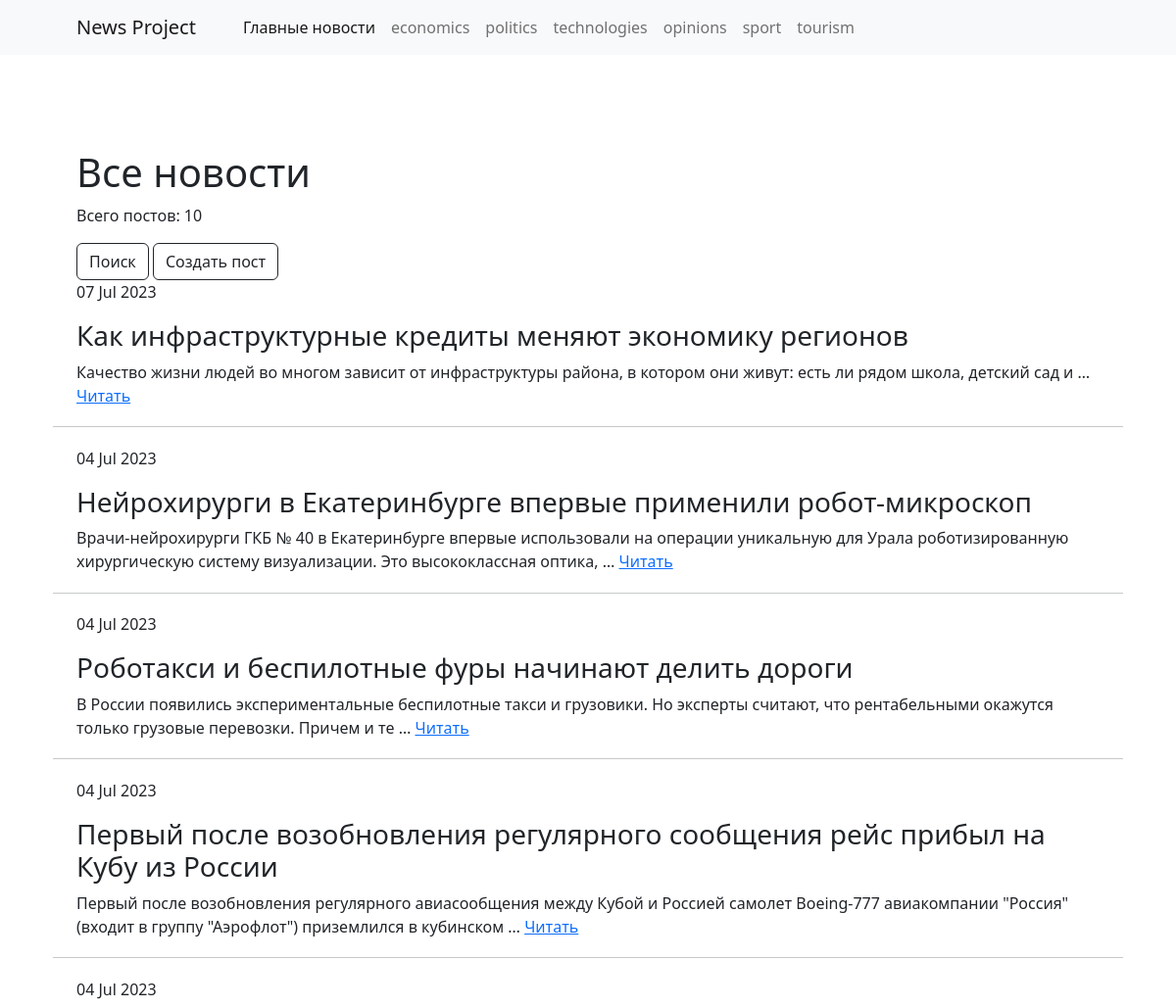
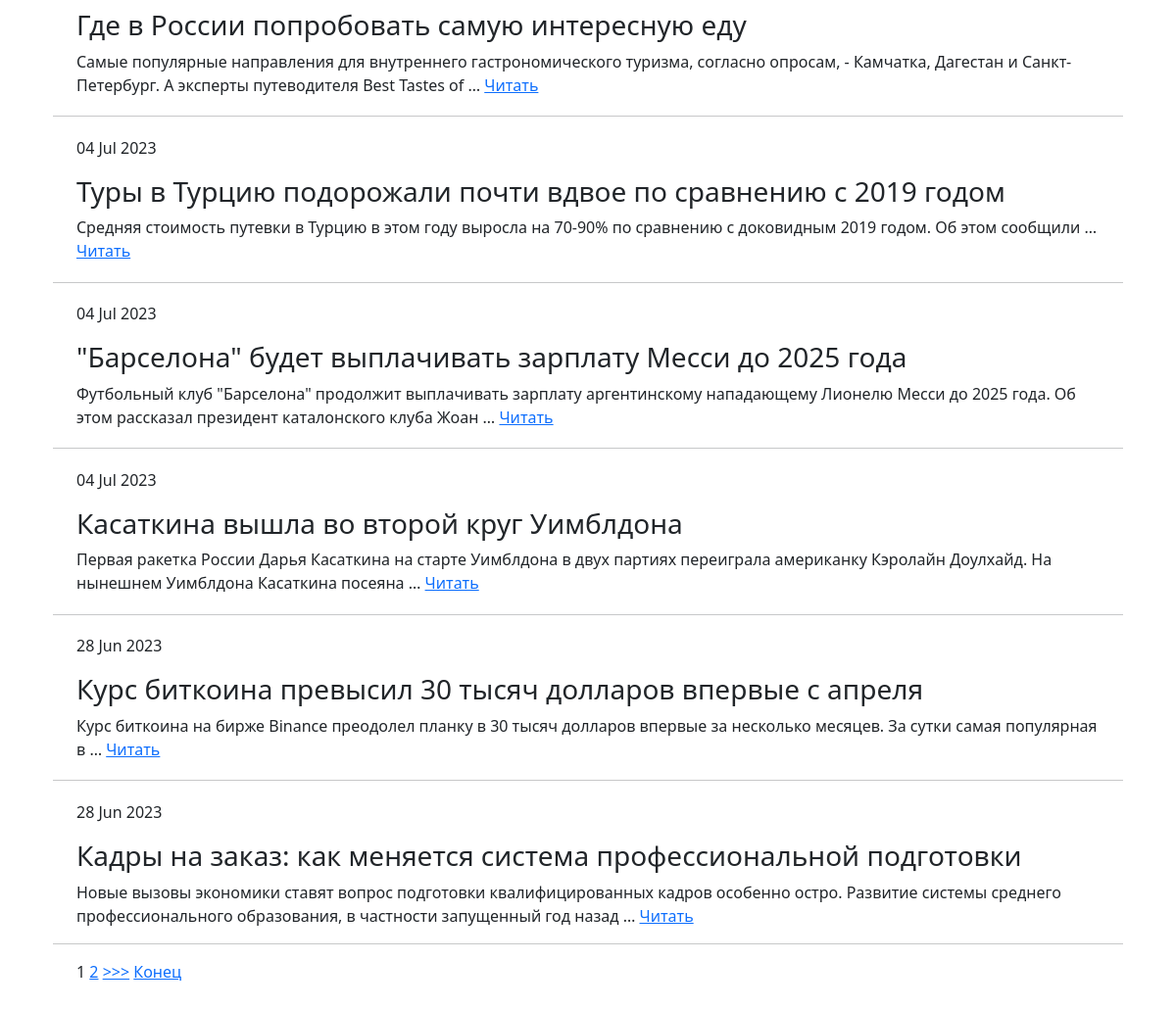
The app's page /, older data (2 pictures, top to bottom).
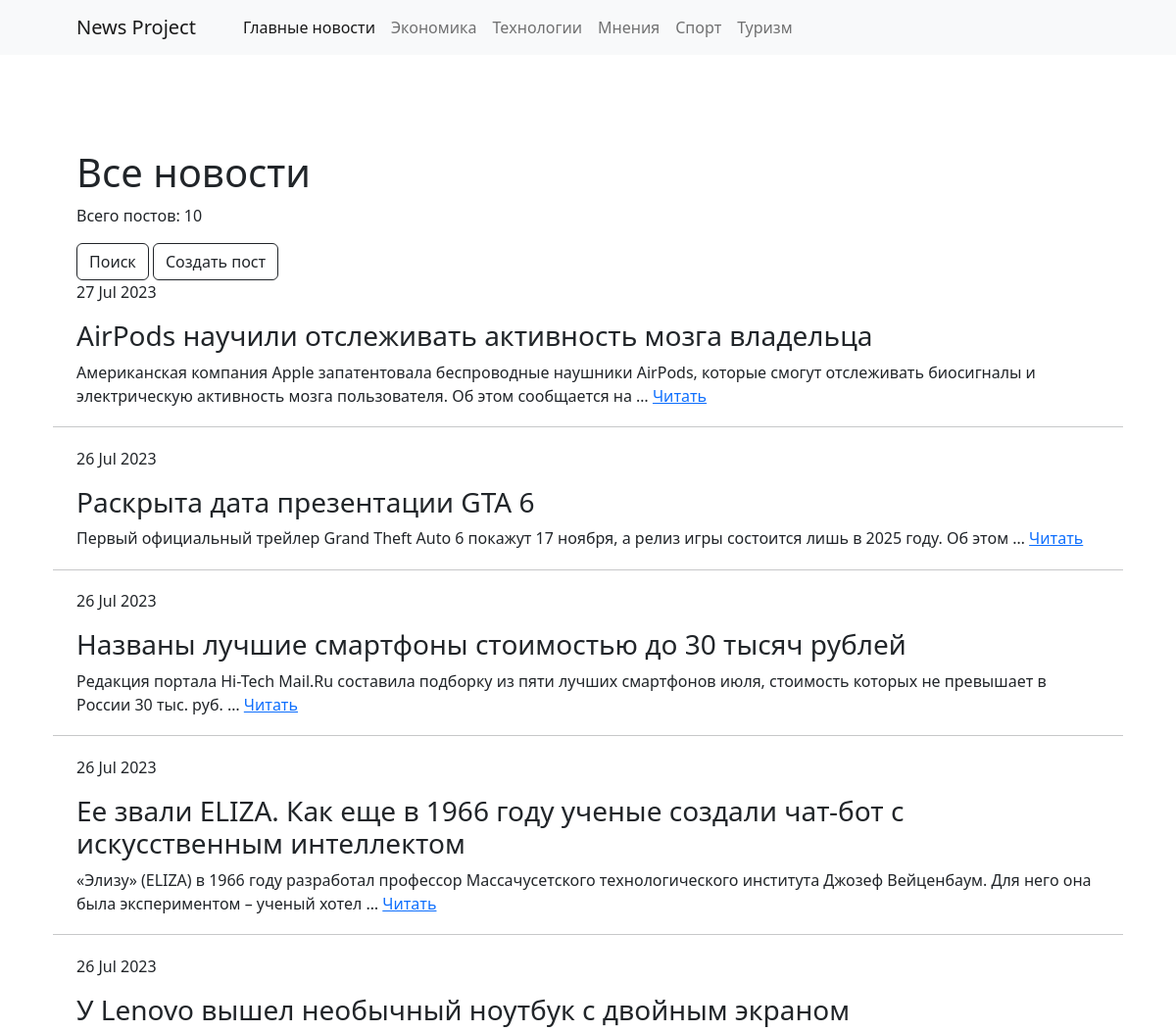
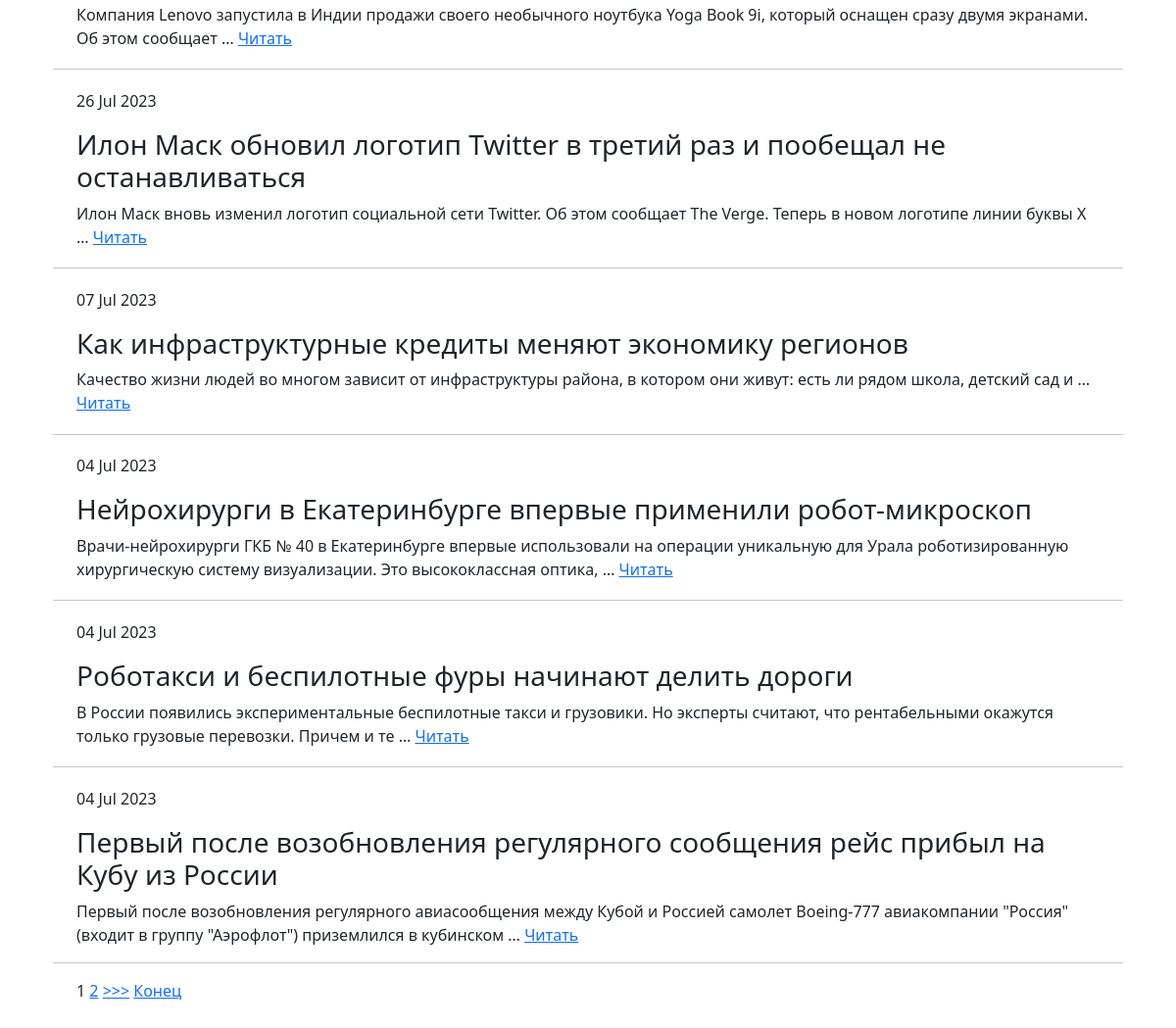
The same page, newer data (2 pictures, top to bottom).
### news/models.py (models this page shows, shortened)
class Category(models.Model):
    name = models.CharField(max_length=64, unique=True)
    subscribers = models.ManyToManyField(User, through='UserCategory', blank=True)
    slug = models.SlugField(max_length=255, unique=True, db_index=True, null=True)

class Post(models.Model):
    author = models.ForeignKey(Author, on_delete=models.CASCADE)
    is_news = models.BooleanField(default=False)  # news=True, article=False
    date = models.DateTimeField(auto_now_add=True)
    title = models.CharField(max_length=255)
    text = models.TextField()
    rating = models.IntegerField(default=0)
    category = models.ManyToManyField(Category, related_name='posts', through='PostCategory')

### news/views.py (the view)
# urls.py: path('', PostList.as_view(), name='news'),
class PostList(ListView):
    model = Post
    template_name = 'news.html'
    context_object_name = 'posts'
    ordering = ['-id']
    paginate_by = 10
    def get_context_data(self, **kwargs):
        context = super().get_context_data(**kwargs)
        context['is_not_author'] = not self.request.user.groups.filter(name='authors').exists()
        context['is_not_login'] = not self.request.user.is_authenticated
        return context

### news/templatetags/custom_tags.py (called while the page is built)
@register.inclusion_tag('navigation.html', takes_context=True)
def show_navigation(context):
    categories = Category.objects.all()
    return {
        "categories": categories,
    }

### templates/news.html (shortened to what this page needs)
{% extends 'default.html' %}
{% load custom_filters %}
{% block content %}
<h1>Все новости</h1>
<p>Всего постов: {{ posts | length}}</p>
<div>
    <a class="btn btn-outline-dark mt-auto" href="{% url 'search' %}">Поиск</a>
    <a class="btn btn-outline-dark mt-auto" href="{% url 'post_add' %}">Создать пост</a>
</div>
{% for post in posts %}
<br>
<p>{{ post.date | date:'d M Y' }}</p>
<h3>{{ post.title | censure:'***' }}</h3>
<p>{{ post.text | truncatewords:20 | censure:'***' }} <a href="{% url 'post_detail' post.id %}">Читать</a></p>
<hr>
{% endfor %}
{% if is_paginated %}
    <p>
    {% for num in page_obj.paginator.page_range %}
        {% if page_obj.number == num %}
            <a>{{ num }}</a>
        {% elif num > page_obj.number|add:'-3' and num < page_obj.number|add:'3' %}
            <a href="?page={{ num }}">{{ num }}</a>
        {% endif %}
    {% endfor %}
    {% if page_obj.has_next %}
        <a href="?page={{ page_obj.next_page_number }}">>>></a>
        <a href="?page={{ page_obj.paginator.num_pages }}">Конец</a>
    {% endif %}
    </p>
{% endif %}
{% endblock content %}

### templates/navigation.html
{% load cache %}
{% cache 300 navigation %}
<ul class="navbar-nav me-auto mb-2 mb-lg-0 ms-lg-4">
    <li class="nav-item"><a class="nav-link active" aria-current="page" href="/">Главные новости</a></li>
    {% for category in categories %}
    <li class="nav-item"><a class="nav-link" href="{% url 'categories' category.slug %}">{{ category.name }}</a></li>
    {% endfor %}
</ul>
{% endcache %}

Row changes from the older to the newer data that the page shows:
removed Category: name "politics"
no longer on this page (row unchanged): Post: date "04 Jul 2023", title|censure "Где в России попробовать самую интересную еду", text|censure "Самые популярные направления для внутреннего гастрономического туризма, согласно опросам, - Камчатка, Дагестан и Санкт-Петербург. А эксперты путеводителя Best Tastes of …"
no longer on this page (row unchanged): Post: date "04 Jul 2023", title|censure "Туры в Турцию подорожали почти вдвое по сравнению с 2019 годом", text|censure "Средняя стоимость путевки в Турцию в этом году выросла на 70-90% по сравнению с доковидным 2019 годом. Об этом сообщили …"
no longer on this page (row unchanged): Post: date "04 Jul 2023", title|censure "\"Барселона\" будет выплачивать зарплату Месси до 2025 года", text|censure "Футбольный клуб \"Барселона\" продолжит выплачивать зарплату аргентинскому нападающему Лионелю Месси до 2025 года. Об этом рассказал президент каталонского клуба Жоан …"
no longer on this page (row unchanged): Post: date "04 Jul 2023", title|censure "Касаткина вышла во второй круг Уимблдона", text|censure "Первая ракетка России Дарья Касаткина на старте Уимблдона в двух партиях переиграла американку Кэролайн Доулхайд. На нынешнем Уимблдона Касаткина посеяна …"
no longer on this page (row unchanged): Post: date "28 Jun 2023", title|censure "Курс биткоина превысил 30 тысяч долларов впервые с апреля", text|censure "Курс биткоина на бирже Binance преодолел планку в 30 тысяч долларов впервые за несколько месяцев. За сутки самая популярная в …"
no longer on this page (row unchanged): Post: date "28 Jun 2023", title|censure "Кадры на заказ: как меняется система профессиональной подготовки", text|censure "Новые вызовы экономики ставят вопрос подготовки квалифицированных кадров особенно остро. Развитие системы среднего профессионального образования, в частности запущенный год назад …"
changed Category: name "economics" → "Экономика"
changed Category: name "technologies" → "Технологии"
changed Category: name "opinions" → "Мнения"
changed Category: name "sport" → "Спорт"
changed Category: name "tourism" → "Туризм"
added Post: date "27 Jul 2023", title|censure "AirPods научили отслеживать активность мозга владельца", text|censure "Американская компания Apple запатентовала беспроводные наушники AirPods, которые смогут отслеживать биосигналы и электрическую активность мозга пользователя. Об этом сообщается на …"
added Post: date "26 Jul 2023", title|censure "Раскрыта дата презентации GTA 6", text|censure "Первый официальный трейлер Grand Theft Auto 6 покажут 17 ноября, а релиз игры состоится лишь в 2025 году. Об этом …"
added Post: date "26 Jul 2023", title|censure "Названы лучшие смартфоны стоимостью до 30 тысяч рублей", text|censure "Редакция портала Hi-Tech Mail.Ru составила подборку из пяти лучших смартфонов июля, стоимость которых не превышает в России 30 тыс. руб. …"
added Post: date "26 Jul 2023", title|censure "Ее звали ELIZA. Как еще в 1966 году ученые создали чат-бот с искусственным интеллектом", text|censure "«Элизу» (ELIZA) в 1966 году разработал профессор Массачусетского технологического института Джозеф Вейценбаум. Для него она была экспериментом – ученый хотел …"
added Post: date "26 Jul 2023", title|censure "У Lenovo вышел необычный ноутбук с двойным экраном", text|censure "Компания Lenovo запустила в Индии продажи своего необычного ноутбука Yoga Book 9i, который оснащен сразу двумя экранами. Об этом сообщает …"
added Post: date "26 Jul 2023", title|censure "Илон Маск обновил логотип Twitter в третий раз и пообещал не останавливаться", text|censure "Илон Маск вновь изменил логотип социальной сети Twitter. Об этом сообщает The Verge. Теперь в новом логотипе линии буквы X …"
